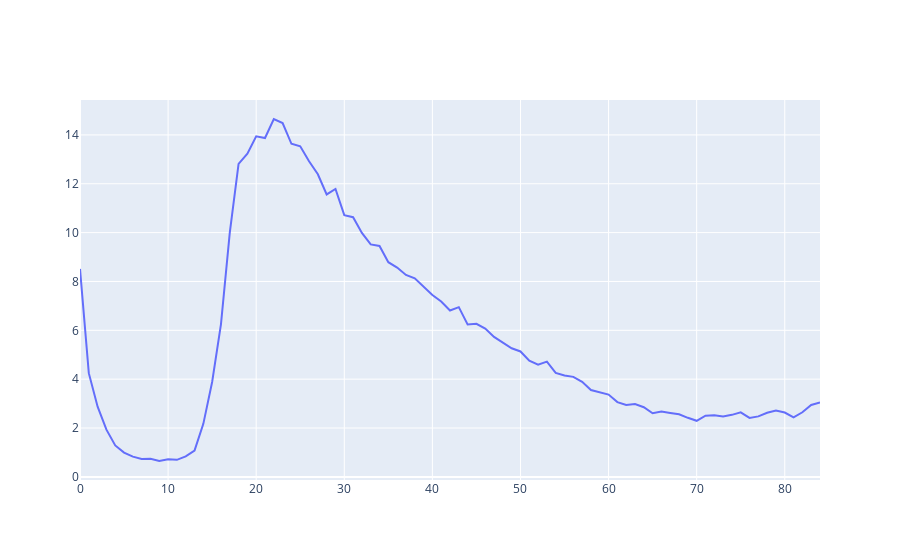

Write notebook code for a chart like this one.
### Code cell
fig = go.Figure()
fig.add_trace(go.Scatter(x=firearms_total["age"], y=firearms_total["Rate"], mode ="lines" ))
